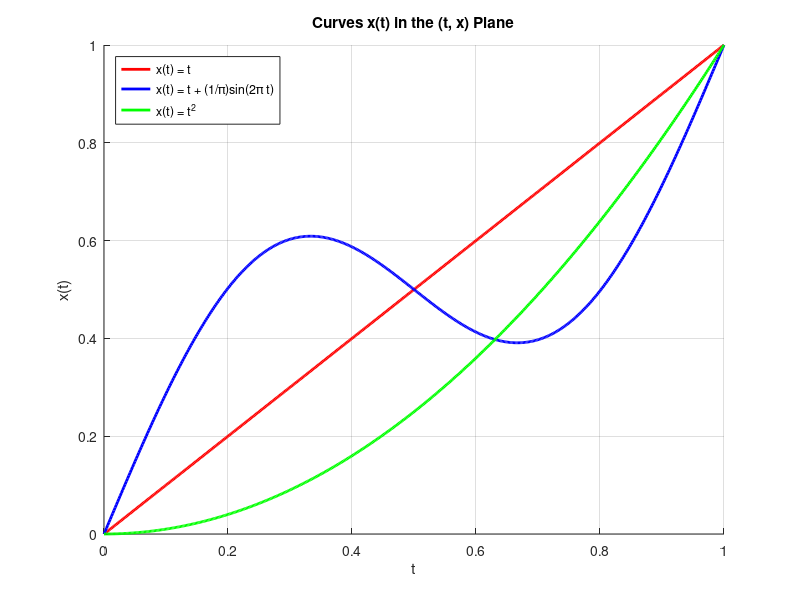
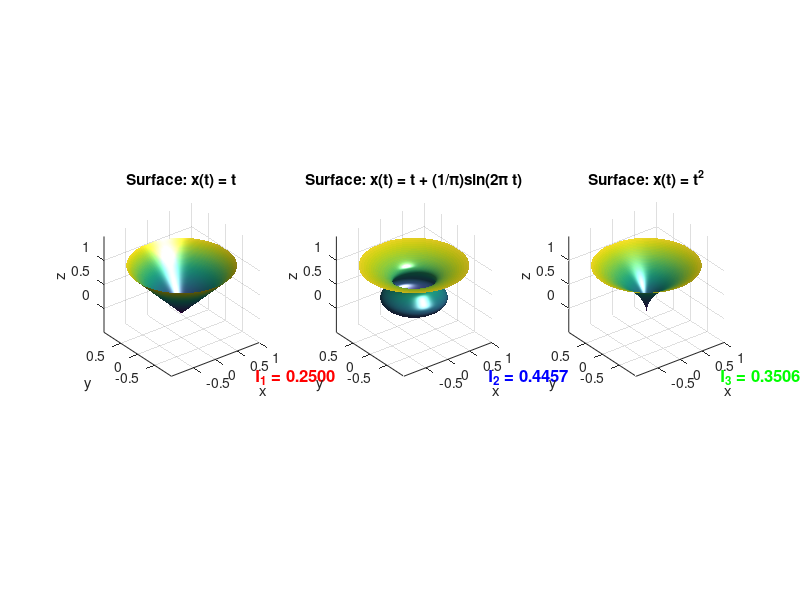

These charts were generated, in order, by the following MATLAB code:
% Problem 2.3, page 30
% Sketches of three surfaces of revolution
% The result is shown as 2D graphs and 3D revolution surfaces around the X-axis
% Inext to each graph is respective value of Newton’s integral
% Compute the integral:
% ∫₀¹ [x(t) * (ẋ(t))^3] / [1 + (ẋ(t))^2] dt
% where:
% x(t) is a function of t
% ẋ(t) is the derivative of x(t) with respect to t
%============================

% Define parameter t
t = linspace(0, 1, 500);

% Define each function x(t)
x1 = t;
x2 = t + (1/pi) * sin(2*pi*t);
x3 = t.^2;

% Plotting curves
figure;
hold on;
plot(t, x1, 'r', 'LineWidth', 2);           % x(t) = t
plot(t, x2, 'b', 'LineWidth', 2);           % x(t) = t + (1/pi) * sin(2πt)
plot(t, x3, 'g', 'LineWidth', 2);           % x(t) = t^2

% Annotations
legend('x(t) = t', 'x(t) = t + (1/\pi)sin(2\pi t)', 'x(t) = t^2', 'Location', 'northwest');
xlabel('t');
ylabel('x(t)');
title('Curves x(t) in the (t, x) Plane');
grid on;
axis tight;

%================================
% Compute Newton's integrals
f1 = @(t) t;
df1 = @(t) 1;
f2 = @(t) t + (1/pi)*sin(2*pi*t);
df2 = @(t) 1 + 2*cos(2*pi*t);
f3 = @(t) t.^2;
df3 = @(t) 2*t;

I = @(f, df) integral(@(t) (f(t).*(df(t)).^3)./(1 + (df(t)).^2), 0, 1);
I1 = I(f1, df1);
I2 = I(f2, df2);
I3 = I(f3, df3);

% Parameters for revolution
t = linspace(0, 1, 200);
theta = linspace(0, 2*pi, 200);
[T, Theta] = meshgrid(t, theta);

X1 = T;
X2 = T + (1/pi) * sin(2*pi*T);
X3 = T.^2;

% Convert to Cartesian
Y1 = X1 .* cos(Theta); Z1 = X1 .* sin(Theta); Z1z = T;
Y2 = X2 .* cos(Theta); Z2 = X2 .* sin(Theta); Z2z = T;
Y3 = X3 .* cos(Theta); Z3 = X3 .* sin(Theta); Z3z = T;

% Plotting revolution surfaces (The value of Newton’s integral)
figure;

% Subplot (x = t)
subplot(1,3,1)
surf(Y1, Z1, Z1z, 'EdgeColor', 'none')
title('Surface: x(t) = t')
xlabel('x'); ylabel('y'); zlabel('z')
axis equal; camlight; lighting gouraud
text(0, -2.2, -0.3, sprintf('I_1 = %.4f', I1), ...
    'Color', 'r', 'FontSize', 12, 'FontWeight', 'bold');

% Subplot (x = t + (1/pi)sin(2pi t))
subplot(1,3,2)
surf(Y2, Z2, Z2z, 'EdgeColor', 'none')
title('Surface: x(t) = t + (1/\pi)sin(2\pi t)')
xlabel('x'); ylabel('y'); zlabel('z')
axis equal; camlight; lighting gouraud
text(0, -2.2, -0.3, sprintf('I_2 = %.4f', I2), ...
    'Color', 'b', 'FontSize', 12, 'FontWeight', 'bold');

% Subplot (x = t^2)
subplot(1,3,3)
surf(Y3, Z3, Z3z, 'EdgeColor', 'none')
title('Surface: x(t) = t^2')
xlabel('x'); ylabel('y'); zlabel('z')
axis equal; camlight; lighting gouraud
text(0, -2.2, -0.3, sprintf('I_3 = %.4f', I3), ...
    'Color', 'g', 'FontSize', 12, 'FontWeight', 'bold');
